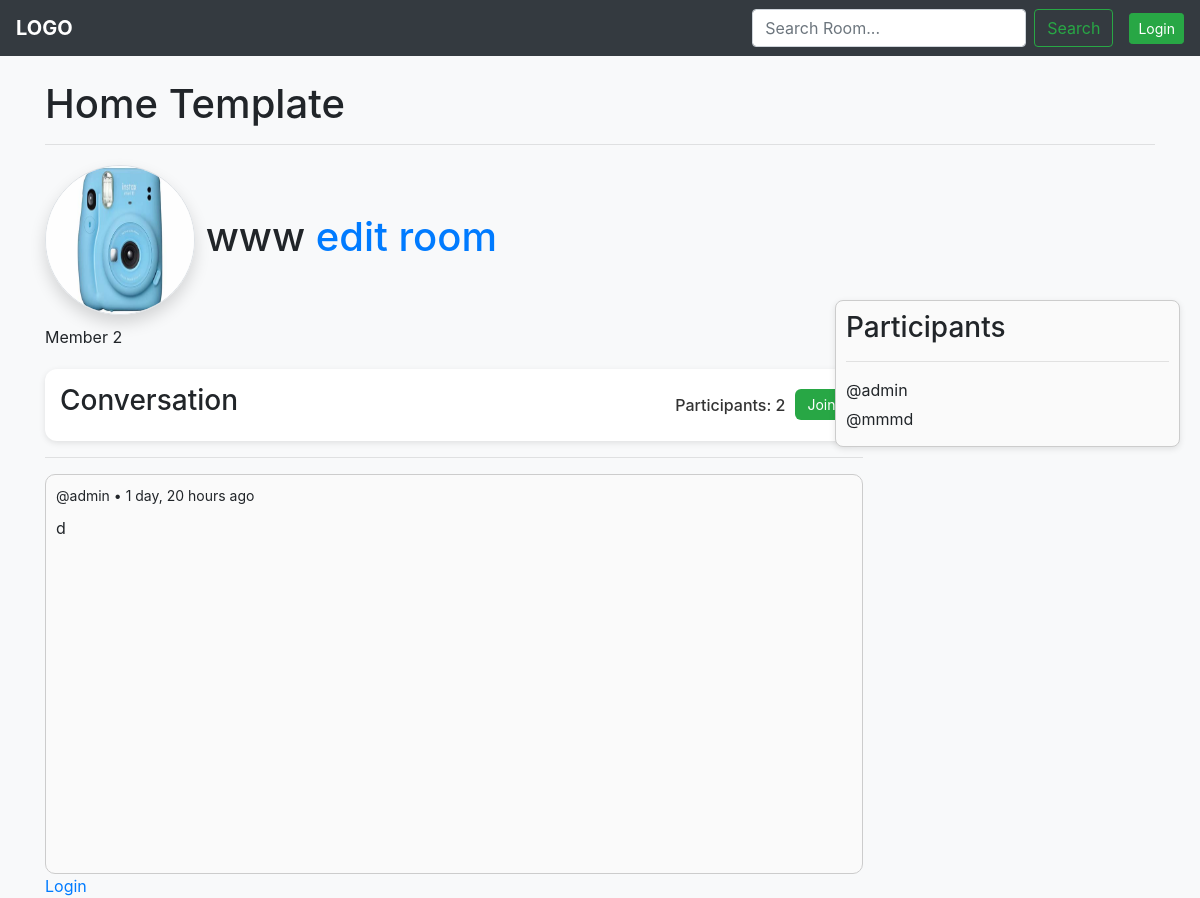
The page /chat/room/42/ on the database its author committed.
### chat_room/models.py (models this page shows, shortened)
class Room(models.Model):
    topic = models.ForeignKey(Topic,on_delete=models.SET_NULL,null=True)
    host = models.ForeignKey(User,on_delete=models.SET_NULL,null=True)
    name = models.CharField(max_length=250,)
    participants = models.ManyToManyField(User,related_name="participants",blank=True)
    description = models.TextField(blank=True,null=True)
    update = models.DateTimeField(auto_now=True)
    created = models.DateTimeField(auto_now_add=True)
    image = models.ImageField(upload_to="room/image",blank=True,null=True)
    class Meta:
        ordering = ['-update','-created']

class Message(models.Model):
    user = models.ForeignKey(User,on_delete=models.CASCADE)
    room = models.ForeignKey(Room,on_delete=models.CASCADE)
    body = models.TextField()
    updated = models.DateTimeField(auto_now=True)
    created = models.DateTimeField(auto_now_add=True)

### chat_room/views.py (the view, shortened to what this page needs)
# urls.py: path("chat/room/<int:pk>/",views.caht_rooms,name="chat_room"),
def caht_rooms(request,pk):
    rooms = Room.objects.get(id=pk)
    room_messages = rooms.message_set.all()
    participants = rooms.participants.all()
    number = rooms.participants.count()
    return render(request,"room/chat_room.html",{'room':rooms,'room_messages':room_messages,'participants':participants,'member':number})

### templates/room/chat_room.html (shortened to what this page needs)
{% extends "base.html" %}
{% load static %}
{% block content %}
<div class="room-container">
    <div>
        <h1 style="margin-bottom: 10px;">
            {% if room.image%}
            <img src="{{ room.image.url }}"
             alt="Room Image"
             height="150"
             width="150"
             class="rounded-circle border shadow"> {{ room.name }} <a href="{% url 'update_room' room.id %}"><span>edit room</span></a>
            {% else %}
            {{ room.name }}
            {% endif %}
        </h1>
        <span>Member {{ member }}</span>
        <div class="comment-wrapper">
            <div class="conversation-header">
                <h3>Conversation</h3>
                <div class="header-right" >
                    <span class="participants-count">Participants: {{ participants.count }}</span>
                    {% if request.user in participants %}
                    <form action="{% url 'leave' room.id %}" method="post" class="inline-form">
                        {% csrf_token %}
                        <input type="submit" value="Leave" class="leave-btn">
                    </form>
                    {% else %}
                    <form action="{% url 'join' room.id %}" method="post" class="inline-form">
                        <input type="submit" value="Join" class="join-btn">
                    </form>
                    {% endif %}
                </div>
            </div>
        </div>
            <hr>
            <div id="messagesWrapper">
                <div id="messagesContainer">
                    {% for message in room_messages %}
                        <small>@{{ message.user }} • {{ message.created|timesince }} ago</small>
                        <p>{{ message.body }}</p>
                    {% empty %}
                    <p style="color:#777;">No messages yet. Be the first to say something!</p>
                    {% endfor %}
                </div>
            </div>
            <div>
            {% if request.user.is_authenticated %}
                {% if request.user in participants %}
                <form id="messageForm" method="POST" action="{% url 'chat_room' room.id %}" >
                    {% csrf_token %}
                    <input type="text" name="body" id="messageInput" placeholder="Type your message..." autocomplete="off">
                    <button type="submit" id="sendBtn" disabled>Send</button>
                </form>
                {% endif %}
            {% else %}
                <a href="{% url 'login_register' %}">Login</a>
            {% endif %}
            </div>
        </div>
    </div>
    <div class="participants">
        <h3>Participants</h3>
        <hr>
        {% for user in participants %}
        <p>@{{ user.username }}</p>
        {% empty %}
        <p style="color:#777;">No participants yet.</p>
        {% endfor %}
    </div>
</div>
{% endblock content %}

### templates/base.html (shortened to what this page needs)
<!DOCTYPE html>
<html lang="en">
<head>
    <link rel="stylesheet" href="https://cdn.jsdelivr.net/npm/bootstrap@4.6.2/dist/css/bootstrap.min.css">
</head>
<body class="bg-light">
    {% include "navbar.html" %}
    <div class="container mt-4">
        <h1 class="mb-3">Home Template</h1>
        <hr>
        {% block content %}
        {% endblock content %}
</body>
</html>

### templates/navbar.html
<nav class="navbar navbar-expand-lg navbar-dark bg-dark">
    <a class="navbar-brand font-weight-bold" href="{% url 'rooms' %}">LOGO</a>
    <form class="form-inline my-2 my-lg-0 ml-auto" method="GET" action="{% url 'rooms' %}">
      <input class="form-control mr-sm-2" type="search" name="q" placeholder="Search Room..." aria-label="Search">
      <button class="btn btn-outline-success my-2 my-sm-0" type="submit">Search</button>
    </form>
    <ul class="navbar-nav ml-3">
      {% if request.user.is_authenticated %}
        <li class="nav-item">
          <span class="navbar-text text-white mr-3">Hi, <a href="{% url 'profile' user.id %}">{{ request.user.username }}</span>
        </li>
        <li class="nav-item">
          <a class="btn btn-danger btn-sm" href="{% url 'logout' %}">Logout</a>
        </li>
      {% else %}
        <li class="nav-item">
          <a class="btn btn-success btn-sm" href="{% url 'login_register' %}">Login</a>
        </li>
      {% endif %}
    </ul>
  </nav>

### templates/room/chat_room.html (style rules this page uses)
.room-container { display: grid; grid-template-columns: 3fr 1fr ; gap: 20px; margin-top: 20px; }
.participants { background: #fff; padding: 15px; border-radius: 12px; box-shadow: 0 2px 6px rgba(0,0,0,0.1); height: fit-content; }
.comment-wrapper { background: #fff; padding: 15px; border-radius: 12px; box-shadow: 0 2px 6px rgba(0,0,0,0.1); }
#messagesWrapper { height: 400px; border: 1px solid #ccc; border-radius: 10px; padding: 10px; background: #fafafa; overflow-y: auto; }
#messagesContainer { display: flex; flex-direction: column; gap: 10px; }
.conversation-header { display: flex; justify-content: space-between; align-items: center; }
.header-right { display: flex; align-items: center; gap: 10px; }
.participants-count { font-weight: 500; color: #333; }
.inline-form { display: inline-block; }
.header-right { margin-left: auto; display: flex; align-items: center; gap: 10px; }
.join-btn, .leave-btn { padding: 5px 12px; border: none; border-radius: 6px; cursor: pointer; font-size: 14px; }
.join-btn { background-color: #28a745; color: white; }
.participants { position: absolute; top: 300px; right: 20px; width: 345px; border: 1px solid #ccc; border-radius: 8px; padding: 10px; background: #fafafa; }
.participants h3 { margin-top: 0; }
.participants p { margin: 5px 0; }

### rows shown on the page
Room: image (picture), name "www"
Message: user "admin", created "1 day, 20 hours", body "d"

### other values the page prints
{{ member }} "2"
{{ participants.count }} "2"
{{ user.username }} "admin"
{{ user.username }} "mmmd"
